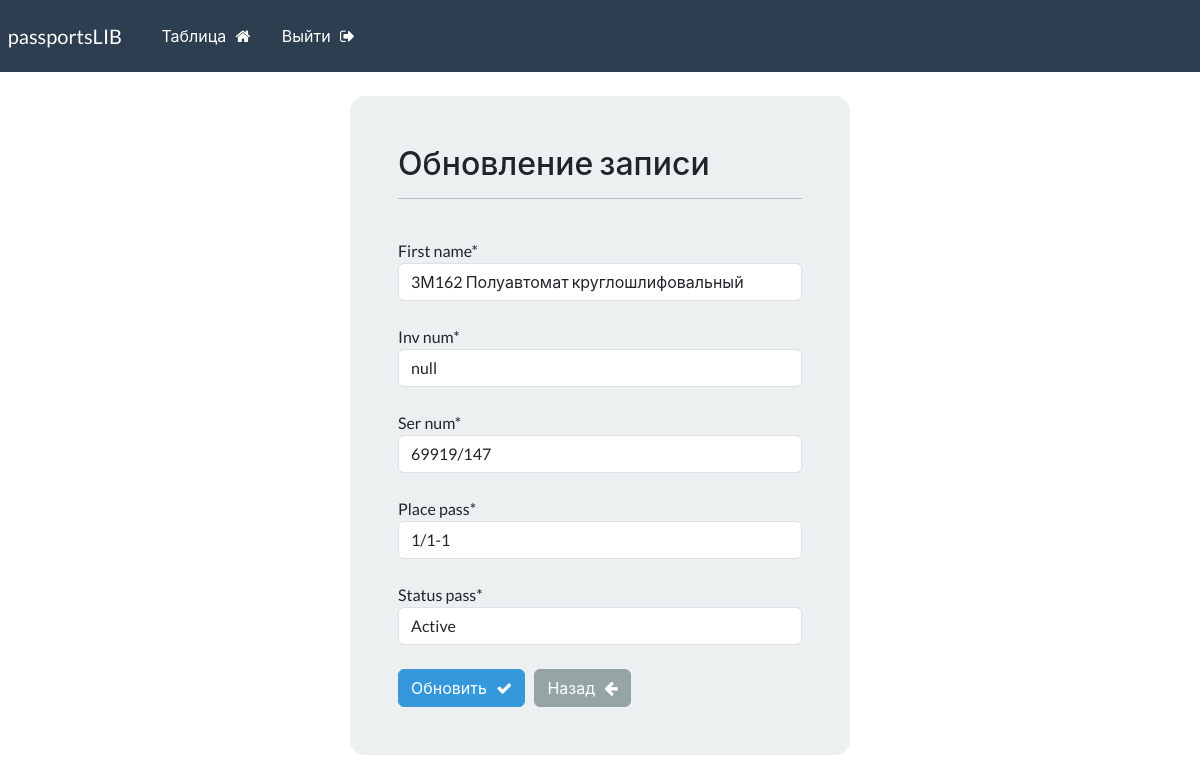
The app's page /update-record/1 (signed in) with its own data.
### webapp/models.py (models this page shows, shortened)
class Record(models.Model):
    creation_date = models.DateTimeField(auto_now_add=True)
    first_name = models.CharField(max_length=100)
    inv_num = models.CharField(max_length=50)
    ser_num = models.CharField(max_length=50)
    place_pass = models.CharField(max_length=50)
    status_pass = models.CharField(max_length=50)

### webapp/views.py (the view)
# urls.py: path('update-record/<int:pk>', views.update_record, name="update-record"),
@login_required(login_url='my-login')
def update_record(request, pk):
    record = Record.objects.get(id=pk)
    form = UpdateRecordForm(instance=record)
    if request.method == 'POST':
        form = UpdateRecordForm(request.POST, instance=record)
        if form.is_valid():
            form.save()
            messages.success(request, "Запись обновлена!")
            return redirect("dashboard")
    context = {'form': form}
    return render(request, 'webapp/update-record.html', context=context)

### webapp/forms.py
class UpdateRecordForm(forms.ModelForm):
    class Meta:
        model = Record
        fields = ['first_name', 'inv_num', 'ser_num', 'place_pass', 'status_pass']

### webapp/templates/webapp/update-record.html (shortened to what this page needs)
{% extends 'webapp/base.html' %}
{% load crispy_forms_tags %}
{% block content %}
    <body>
            <div class="container bg-light shadow-md p-5 form-layout">
                <h3>Обновление записи</h3>
                <hr>
                <br>
                <form method="POST" autocomplete="off">
                    {{form.first_name|as_crispy_field}}
                    <br>
                    {{form.inv_num|as_crispy_field}}
                    <br>
                    {{form.ser_num|as_crispy_field}}
                    <br>
                    {{form.place_pass|as_crispy_field}}
                    <br>
                    {{form.status_pass|as_crispy_field}}
                    <br>
                    <button type="submit" class="btn btn-info">
                        Обновить &nbsp; <i class="fa fa-check" aria-hidden="true"></i>
                    </button>
                    <a href="{% url 'dashboard' %}" class="btn btn-secondary">
                        Назад &nbsp; <i class="fa fa-arrow-left" aria-hidden="true"></i>
                    </a>
                </form>
            </div>
            <br>
    </body>
{% endblock %}

### static/css/styles.css (style rules this page uses)
.form-layout { border-radius: 15px; width: 500px; }

### records on screen
Record: first_name "3М162 Полуавтомат круглошлифовальный", inv_num "null", ser_num "69919/147", place_pass "1/1-1", status_pass "Active"
